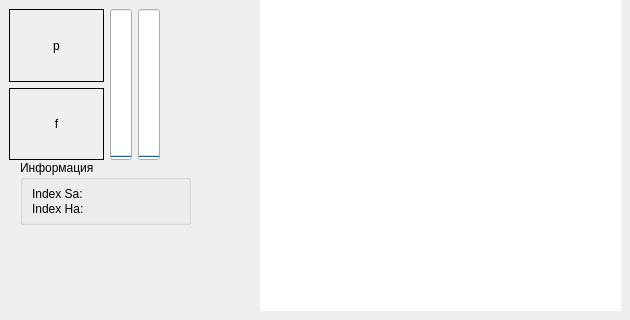
        <widget class="QWidget" name="tab_2">
         <attribute name="title">
          <string>Индикация</string>
         </attribute>
         <widget class="QWidget" name="widget_5" native="true">
          <property name="geometry">
           <rect>
            <x>9</x>
            <y>9</y>
            <width>151</width>
            <height>151</height>
           </rect>
          </property>
          <layout class="QHBoxLayout" name="horizontalLayout_2">
           <item>
            <widget class="QWidget" name="widget_7" native="true">
             <layout class="QVBoxLayout" name="verticalLayout_4">
              <property name="leftMargin">
               <number>0</number>
              </property>
              <property name="topMargin">
               <number>0</number>
              </property>
              <property name="rightMargin">
               <number>0</number>
              </property>
              <property name="bottomMargin">
               <number>0</number>
              </property>
              <item>
               <widget class="QLabel" name="labelPrsLocked">
                <property name="autoFillBackground">
                 <bool>true</bool>
                </property>
                <property name="frameShape">
                 <enum>QFrame::Box</enum>
                </property>
                <property name="text">
                 <string>p</string>
                </property>
                <property name="alignment">
                 <set>Qt::AlignCenter</set>
                </property>
               </widget>
              </item>
              <item>
               <widget class="QLabel" name="labelFreqLocked">
                <property name="autoFillBackground">
                 <bool>true</bool>
                </property>
                <property name="frameShape">
                 <enum>QFrame::Box</enum>
                </property>
                <property name="text">
                 <string>f</string>
                </property>
                <property name="alignment">
                 <set>Qt::AlignCenter</set>
                </property>
               </widget>
              </item>
             </layout>
            </widget>
           </item>
           <item>
            <widget class="QProgressBar" name="pbRange">
             <property name="maximum">
              <number>100</number>
             </property>
             <property name="value">
              <number>0</number>
             </property>
             <property name="orientation">
              <enum>Qt::Vertical</enum>
             </property>
            </widget>
           </item>
           <item>
            <widget class="QProgressBar" name="pbSnr">
             <property name="maximum">
              <number>30</number>
             </property>
             <property name="value">
              <number>0</number>
             </property>
             <property name="orientation">
              <enum>Qt::Vertical</enum>
             </property>
             <property name="textDirection">
              <enum>QProgressBar::TopToBottom</enum>
             </property>
            </widget>
           </item>
          </layout>
         </widget>
         <widget class="QNavWidget" name="navWidget">
          <property name="geometry">
           <rect>
            <x>260</x>
            <y>0</y>
            <width>361</width>
            <height>311</height>
           </rect>
          </property>
          <property name="frameShape">
           <enum>QFrame::NoFrame</enum>
          </property>
          <property name="verticalScrollBarPolicy">
           <enum>Qt::ScrollBarAlwaysOff</enum>
          </property>
          <property name="horizontalScrollBarPolicy">
           <enum>Qt::ScrollBarAlwaysOff</enum>
          </property>
          <property name="interactive">
           <bool>false</bool>
          </property>
          <property name="valueAmpR">
           <double>0.600000023841858</double>
          </property>
          <property name="strings">
           <stringlist>
            <string>ololo</string>
            <string>0</string>
           </stringlist>
          </property>
         </widget>
         <widget class="QGroupBox" name="groupBox_4">
          <property name="geometry">
           <rect>
            <x>20</x>
            <y>160</y>
            <width>171</width>
            <height>65</height>
           </rect>
          </property>
          <property name="title">
           <string>Информация</string>
          </property>
          <layout class="QVBoxLayout" name="verticalLayout_5">
           <item>
            <widget class="QLabel" name="labelInfSa">
             <property name="text">
              <string>Index Sa:</string>
             </property>
            </widget>
           </item>
           <item>
            <widget class="QLabel" name="labelInfHa">
             <property name="text">
              <string>Index Ha:</string>
             </property>
            </widget>
           </item>
          </layout>
         </widget>
        </widget>
